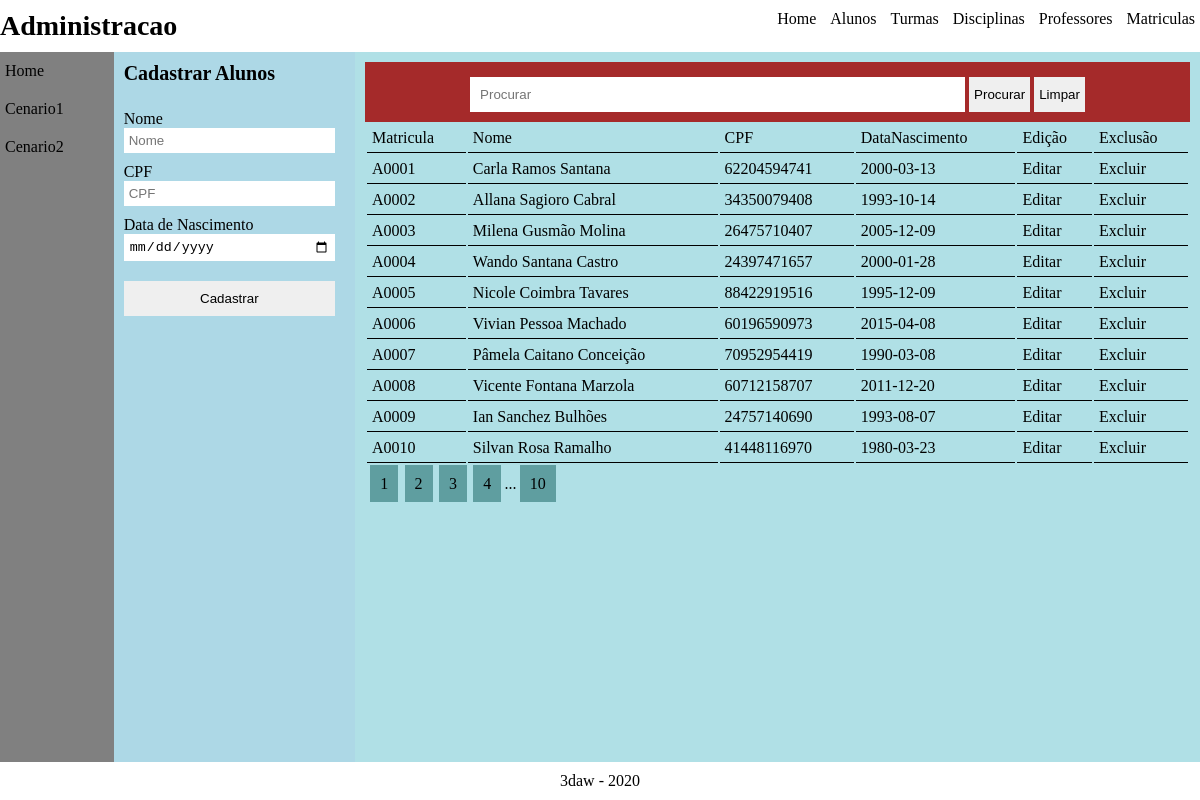
The app's page /administracao/alunos.php with its own data.
### tables this page shows
CREATE TABLE IF NOT EXISTS Alunos (

    Matricula VARCHAR(7) PRIMARY KEY NOT NULL,
    Nome VARCHAR(50) NOT NULL,
    CPF VARCHAR(11) NOT NULL,
    DataNascimento DATE NOT NULL
);

### administracao/controller/ctrl_alunos.php (called while the page is built, shortened)
<?php
    require_once "tabelas/TAlunos.php";
    require_once "tabelas/Tabela.php";
    $alunos = new Alunos();
    if( isset($_GET["procurando"]) and $_GET["procurando"] != ""  )
    {
        $consultatabela = $alunos->procurar($_GET["procurando"]);
        $tabela = new Tabela( $consultatabela );
        $consulta = $tabela->exibir();
    }
    else{
        $consultatabela = $alunos->exibir_alunos();
        $tabela = new Tabela( $consultatabela );
    }
?>

### administracao/tabelas/TAlunos.php (called while the page is built, shortened)
<?php
   class Alunos{
      private $host = "localhost";
      private $user = "root";
      private $password = "823543";
      private $database = "3dawdb";
      private $error = "";
      private $conn;
      public function __construct(){
         try{
            $conn = new mysqli($this->host, $this->user, $this->password, $this->database);
            $this->conn = $conn;
         }
         catch(Exception $e){
            $this->error .= $e->getMessage();
         }
      }
      private function select( $args , $matricula ){
         if($args == ""){
            $sql = "SELECT * FROM Alunos";
            $result = $this->conn->query( $sql );
            if($result->num_rows > 0){
               $consulta = array();
               while($row = $result->fetch_array(MYSQLI_ASSOC)){
                  array_push( $consulta, $row);
               }
               return $consulta;
            }
            else{
               return "Nenhum dado ainda";
            }
         }
      }
      public function exibir_alunos(){
         return $this->select("", "");
      }
   }
?>

### administracao/tabelas/Tabela.php (the view, shortened to what this page needs)
<?php
class Tabela{
    public function __construct( $array ){
        $table = "<table id='tabela' >";
        if(is_array($array))
        {
            $table .= "<thead><tr>";
            $thead = array_keys($array[0]);
            foreach($thead as $title){
                $table .= "<td>{$title}</td>";
            }
            $table .= "<td>Edição</td><td>Exclusão</td>";
            $table .= "</tr></thead>";
            $table .= "<tbody>";
            for($i = 0; $i < count($array); $i++){
                $keys = array_keys($array[$i]);
                $table.= "<tr>";
                foreach($keys as $key){
                    $table .= "<td>". $array[$i][$key] ."</td>";
                }
                $table .= "<td><a href='alunos.php?editar={$array[$i][ array_key_first($array[0]) ]}'>Editar</a></td>";
                $table .= "<td><a href='alunos.php?excluir={$array[$i][ array_key_first($array[0]) ]}'>Excluir</a></td>";
                $table.= "</tr>";
            }
            $table .= "</tbody>";
            $table .= "</table>";
        }
    }
}
?>

### administracao/css/style.css (style rules this page uses)
* { margin: 0; padding: 0; border: none; outline: none; }
body, html { width: 100%; height: 100%; box-sizing: border-box; }
a { text-decoration: none; color: black; }
table tr td { padding: 5px; border-bottom: solid 1px black; }

### records on screen
alunos: Matricula "A0001", Nome "Carla Ramos Santana", CPF "62204594741", DataNascimento "2000-03-13"
alunos: Matricula "A0002", Nome "Allana Sagioro Cabral", CPF "34350079408", DataNascimento "1993-10-14"
alunos: Matricula "A0003", Nome "Milena Gusmão Molina", CPF "26475710407", DataNascimento "2005-12-09"
alunos: Matricula "A0004", Nome "Wando Santana Castro", CPF "24397471657", DataNascimento "2000-01-28"
alunos: Matricula "A0005", Nome "Nicole Coimbra Tavares", CPF "88422919516", DataNascimento "1995-12-09"
alunos: Matricula "A0006", Nome "Vivian Pessoa Machado", CPF "60196590973", DataNascimento "2015-04-08"
alunos: Matricula "A0007", Nome "Pâmela Caitano Conceição", CPF "70952954419", DataNascimento "1990-03-08"
alunos: Matricula "A0008", Nome "Vicente Fontana Marzola", CPF "60712158707", DataNascimento "2011-12-20"
alunos: Matricula "A0009", Nome "Ian Sanchez Bulhões", CPF "24757140690", DataNascimento "1993-08-07"
alunos: Matricula "A0010", Nome "Silvan Rosa Ramalho", CPF "41448116970", DataNascimento "1980-03-23"

### other values on screen
$confirma "Cadastrar"
$title "Matricula"
$title "Nome"
$title "CPF"
$title "DataNascimento"
